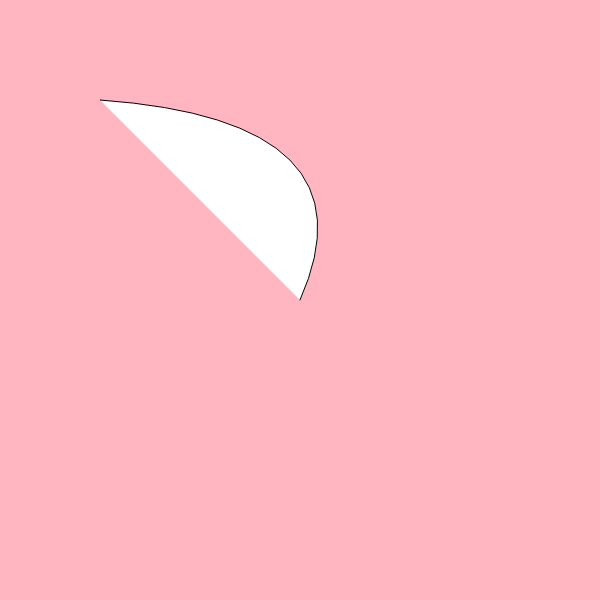
Frame 1 (no input)
Frame 2 (the mouse pressed at the canvas centre, redrawn once): identical to frame 1, image omitted

The p5.js sketch that drew this single still picture (run headless with seeded random() and noise() and a simulated clock; the mouse was pressed at the canvas centre and the sketch redrawn once):

// p5.js sketch
// ── sketch.js
let xoff = 0;
function setup() {
	createCanvas(600, 600);
    //frameRate(10);
}

function draw() {
    background(255, 182, 193);
  
    //translate(width/4, height/4);
    
    let p = new Butterfly();
    p.show();
    noLoop();
}

class Butterfly{
    
    constructor(x, y) {
        this.x = x;
        this.y = y;
    }

    color() {
        
    }
    
    show() {
        //noFill();
        beginShape();
        vertex(100, 100);
        quadraticVertex(width/2+80, 120, width/2, 300);
        for (var a = 90; a < TWO_PI; a+=0.01){
            var r = 100;
            this.x = r * cos(a);
            this.y = r * sin(a);
            vertex(this.x, this.y);
        }
            
        xoff = xoff + 0.02;
        
        endShape();
    }
}
